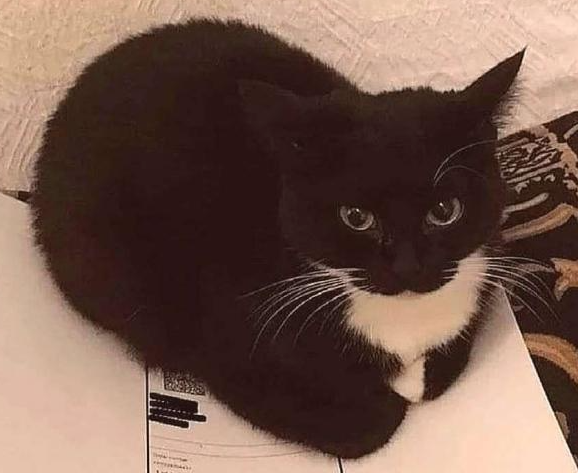
#> input picture test_image.png, 578 x 473 px
$ python ascii_image.py test_image.png
#> lines starting #> are read from the running program, lines starting #| are printed output that depends on the picture
#> in convert_image_to_ascii_art, image is the input picture: PIL image 578x473 RGBA; mean R, G, B, A 117.3, 90.1, 78.6, 255
import PIL.Image
import sys

# ASCII CHARS REPRESENTING DENSITY OF A PIXEL (FROM HIGH TO LOW)
ASCII_CHARS = ["@", "#", "S", "%", "?", "*", "+", ";", ":", ",", "."]


# RESIZE IMAGE
def resize_image(image, new_width=100):
#> called with new_width = 100
    width, height = image.size
#> width = 578; height = 473
    aspect_ratio = height / float(width) * 0.55
#> aspect_ratio = 0.45
    new_height = int(new_width * aspect_ratio)
#> new_height = 45
    resized_image = image.resize((new_width, new_height))
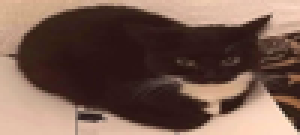
#> resized_image: PIL image 100x45 RGBA (shown 3 times larger); mean R, G, B, A 117.3, 90.1, 78.6, 255
    return resized_image


# CONVERT IMAGE TO GRAYSCALE
def convert_image_to_grayscale(image):
    return image.convert("L")
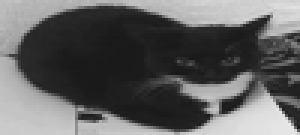
#> returned value: PIL image 100x45 L (shown 3 times larger); min 24, max 232, mean 97


# MAP EVERY PIXELS TO ASCII CHAR
def map_pixels_to_ascii(image):
    pixels = image.getdata()
    ascii_str = ""
    for pixel in pixels:
        ascii_str += ASCII_CHARS[pixel // 25]
#> this loop made 4500 passes
#> (pixel, ascii_str) on passes 1 to 3: (188, ';'), (189, ';;'), (192, ';;;')
    return ascii_str


# MAIN FUNCTION THAT CONVERT IMAGE TO ASCII ART
def convert_image_to_ascii_art(path, new_width=100):
    try:
        image = PIL.Image.open(path)

    except:
        print(f"{path} is not valid")
        return

    image = resize_image(image, new_width=new_width)

    image = convert_image_to_grayscale(image)

    ascii_str = map_pixels_to_ascii(image)

    img_width = image.width
#> img_width = 100

    ascii_image = "\n".join(
        [ascii_str[i : i + img_width] for i in range(0, len(ascii_str), img_width)]
    )

    # print(ascii_image)
    print("ASCII art generated.")

    with open("ascii_image.txt", "w") as f:
        f.write(ascii_image)


if __name__ == "__main__":
    """
    1. RESIZE IMAGE
    2. CONVERT IMAGE INTO GRAYSCALE
    3. MAP EVERY PIXEL TO ASCII CHARACTER ACCORDING TO DENSITY
    4. RETURN ASCII ART
    """

    if len(sys.argv) != 2:
        print("Usage: python ascii_image.py <path>")
        sys.exit(1)

    path = sys.argv[1]
    convert_image_to_ascii_art(path=path, new_width=100)
